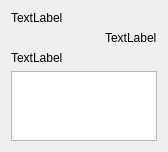
<?xml version="1.0" encoding="UTF-8"?>
<ui version="4.0">
 <class>Form</class>
 <widget class="QWidget" name="Form">
  <property name="geometry">
   <rect>
    <x>0</x>
    <y>0</y>
    <width>168</width>
    <height>146</height>
   </rect>
  </property>
  <property name="windowTitle">
   <string>Form</string>
  </property>
  <layout class="QVBoxLayout" name="verticalLayout_3">
   <item>
    <layout class="QVBoxLayout" name="verticalLayout">
     <item>
      <widget class="QLabel" name="preview">
       <property name="text">
        <string>TextLabel</string>
       </property>
       <property name="scaledContents">
        <bool>true</bool>
       </property>
      </widget>
     </item>
     <item>
      <layout class="QHBoxLayout" name="horizontalLayout">
       <property name="spacing">
        <number>0</number>
       </property>
       <item>
        <spacer name="horizontalSpacer">
         <property name="orientation">
          <enum>Qt::Orientation::Horizontal</enum>
         </property>
         <property name="sizeHint" stdset="0">
          <size>
           <width>40</width>
           <height>5</height>
          </size>
         </property>
        </spacer>
       </item>
       <item>
        <layout class="QVBoxLayout" name="verticalLayout_2">
         <item>
          <widget class="QLabel" name="dop">
           <property name="text">
            <string>TextLabel</string>
           </property>
          </widget>
         </item>
        </layout>
       </item>
      </layout>
     </item>
    </layout>
   </item>
   <item>
    <widget class="QLabel" name="title">
     <property name="text">
      <string>TextLabel</string>
     </property>
    </widget>
   </item>
   <item>
    <widget class="QTextBrowser" name="description"/>
   </item>
  </layout>
 </widget>
 <resources/>
 <connections/>
</ui>
